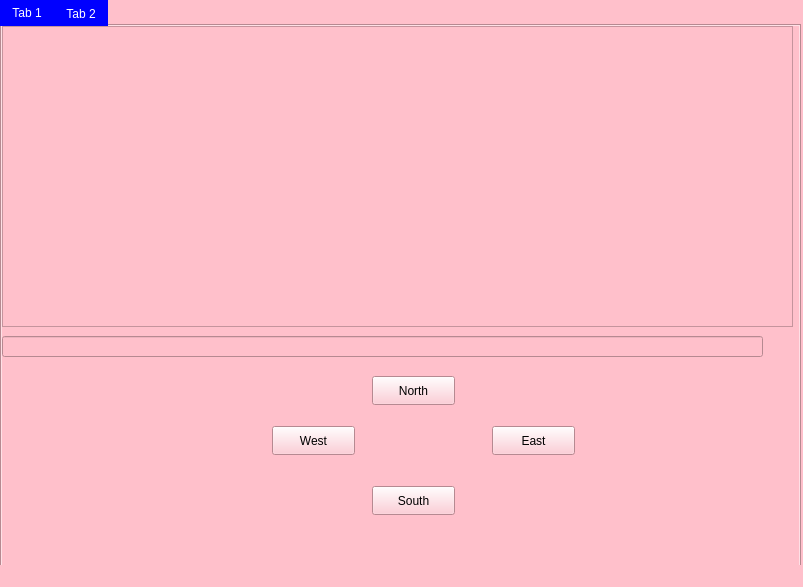
<?xml version="1.0" encoding="UTF-8"?>
<ui version="4.0">
 <class>EverchangingRuin</class>
 <widget class="QMainWindow" name="EverchangingRuin">
  <property name="geometry">
   <rect>
    <x>0</x>
    <y>0</y>
    <width>803</width>
    <height>587</height>
   </rect>
  </property>
  <property name="windowTitle">
   <string>Everchanging Ruin</string>
  </property>
  <property name="styleSheet">
   <string notr="true">background-color: pink;
  color: black;
</string>
  </property>
  <widget class="QWidget" name="centralwidget">
   <property name="styleSheet">
    <string notr="true"/>
   </property>
   <widget class="QTabWidget" name="tabWidget">
    <property name="geometry">
     <rect>
      <x>0</x>
      <y>0</y>
      <width>801</width>
      <height>571</height>
     </rect>
    </property>
    <property name="styleSheet">
     <string notr="true">QTabBar::tab 
{
    background: Blue;
	color: white
}
</string>
    </property>
    <property name="currentIndex">
     <number>0</number>
    </property>
    <widget class="QWidget" name="tab">
     <property name="styleSheet">
      <string notr="true"/>
     </property>
     <attribute name="title">
      <string>Tab 1</string>
     </attribute>
     <widget class="QTextBrowser" name="textBrowser">
      <property name="geometry">
       <rect>
        <x>0</x>
        <y>0</y>
        <width>791</width>
        <height>301</height>
       </rect>
      </property>
     </widget>
     <widget class="QLineEdit" name="MyLineEdit">
      <property name="geometry">
       <rect>
        <x>0</x>
        <y>310</y>
        <width>761</width>
        <height>21</height>
       </rect>
      </property>
     </widget>
     <widget class="QPushButton" name="west">
      <property name="geometry">
       <rect>
        <x>270</x>
        <y>400</y>
        <width>83</width>
        <height>29</height>
       </rect>
      </property>
      <property name="text">
       <string>West</string>
      </property>
     </widget>
     <widget class="QPushButton" name="east">
      <property name="geometry">
       <rect>
        <x>490</x>
        <y>400</y>
        <width>83</width>
        <height>29</height>
       </rect>
      </property>
      <property name="text">
       <string>East</string>
      </property>
     </widget>
     <widget class="QPushButton" name="south">
      <property name="geometry">
       <rect>
        <x>370</x>
        <y>460</y>
        <width>83</width>
        <height>29</height>
       </rect>
      </property>
      <property name="text">
       <string>South</string>
      </property>
     </widget>
     <widget class="QPushButton" name="north">
      <property name="geometry">
       <rect>
        <x>370</x>
        <y>350</y>
        <width>83</width>
        <height>29</height>
       </rect>
      </property>
      <property name="text">
       <string>North</string>
      </property>
     </widget>
    </widget>
    <widget class="QWidget" name="tab_2">
     <attribute name="title">
      <string>Tab 2</string>
     </attribute>
    </widget>
   </widget>
  </widget>
  <widget class="QMenuBar" name="menubar">
   <property name="geometry">
    <rect>
     <x>0</x>
     <y>0</y>
     <width>803</width>
     <height>25</height>
    </rect>
   </property>
  </widget>
  <widget class="QStatusBar" name="statusbar"/>
 </widget>
 <resources/>
 <connections/>
</ui>
